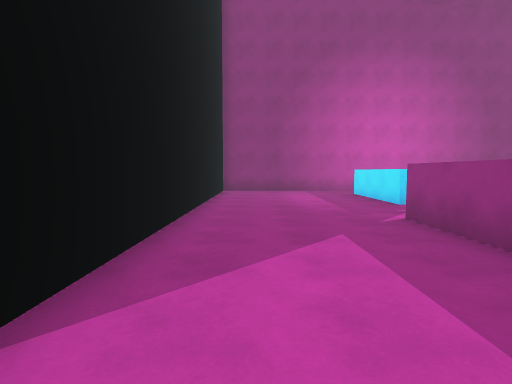
[1] (above)

21 first-person views from a walk through a scene from a Unity 3-D project. The camera is 1.5 m above the floor, tilts 4° down and sees 80° across. The floor is counted in squares, 2 m on a side. Each view is taken from the middle of a square. On the plan, view 1 faces up. The plan holds only what a view shows up to about 10 squares ahead; the rest is blank. The place goes on beyond the plan. Surface patterns are stand-ins for the level's own textures.

[2]
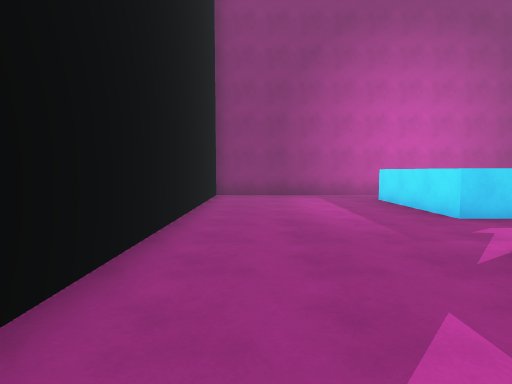

[3]
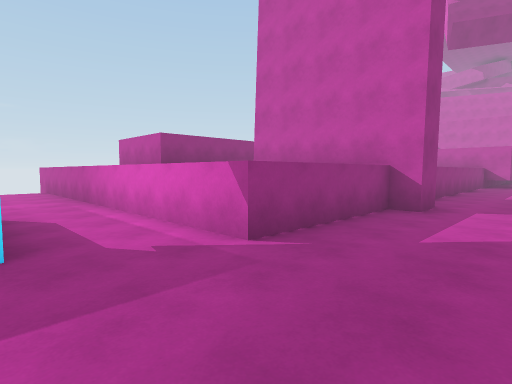

[4]
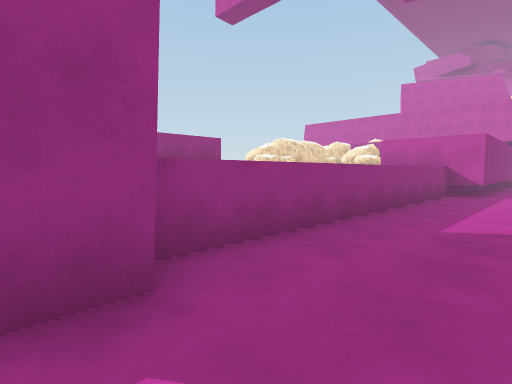

[5]
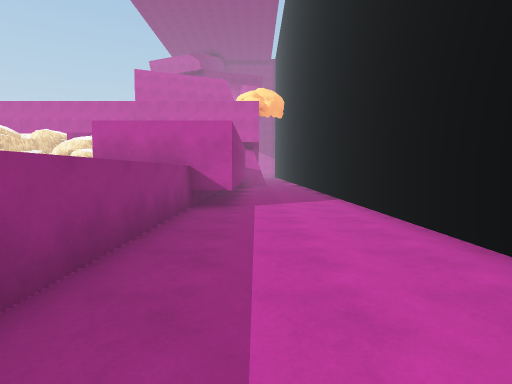

[6]
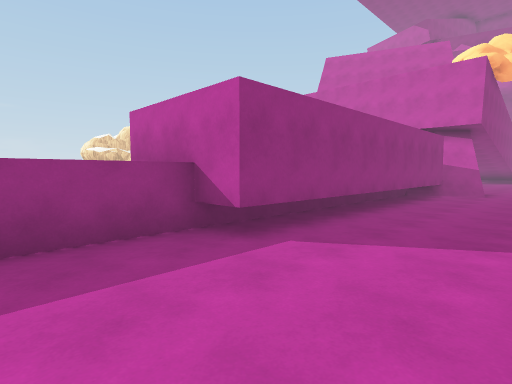

[7]
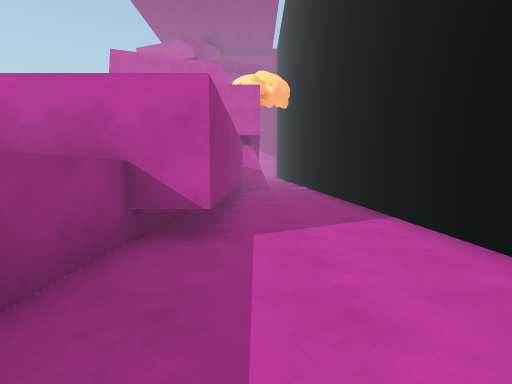

[8]
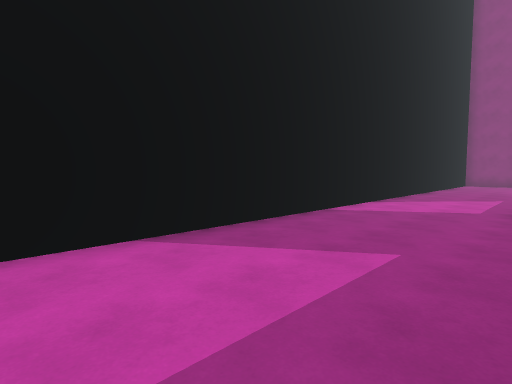

[9]
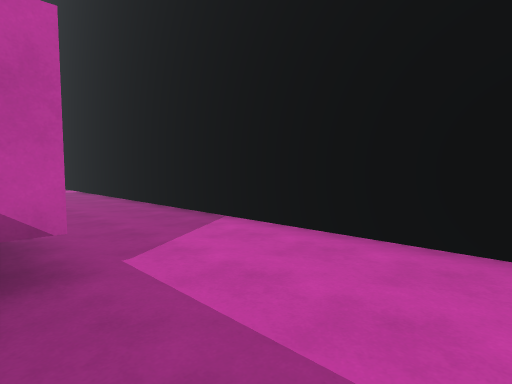

[10]
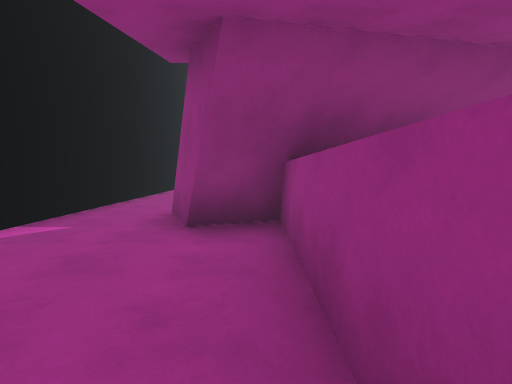

[11]
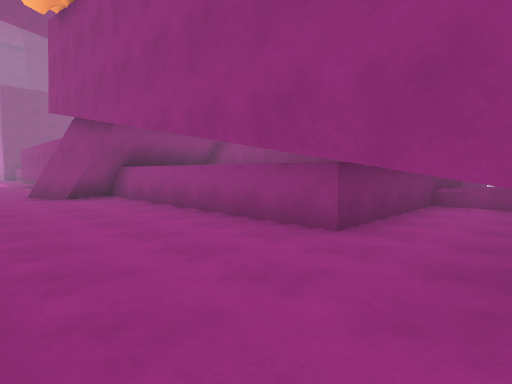

[12]
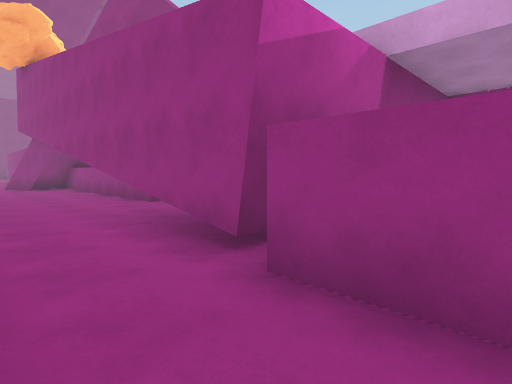

[13]
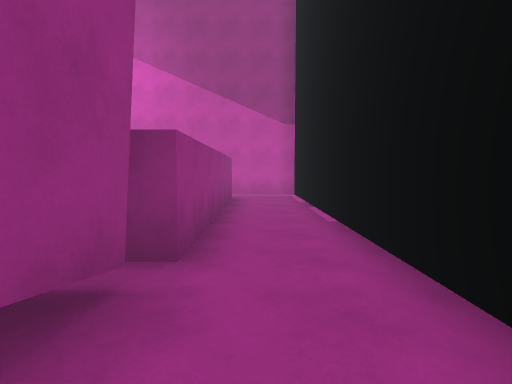

[14]
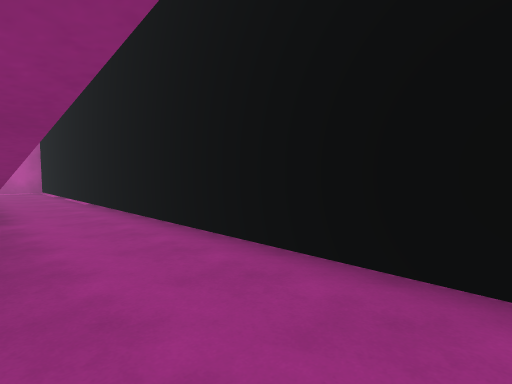

[15]
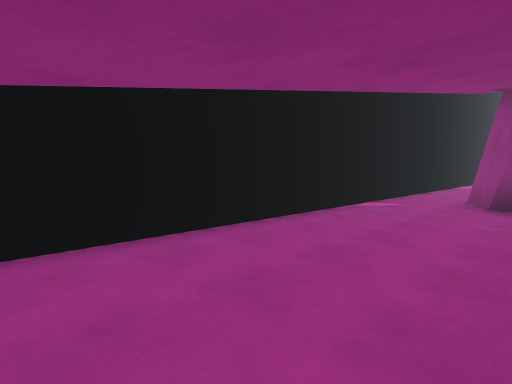

[16]
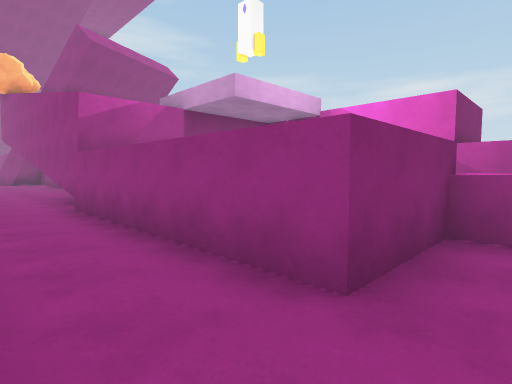

[17]
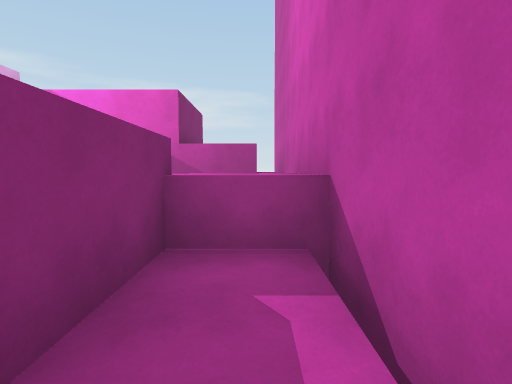

[18]
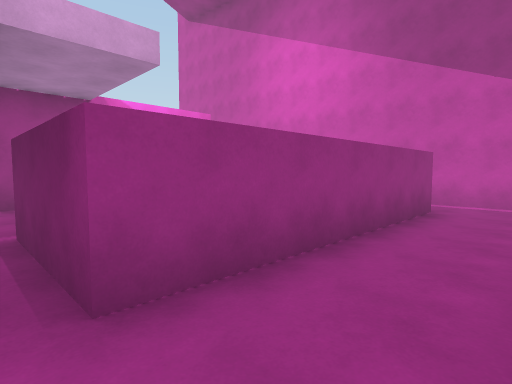

[19]
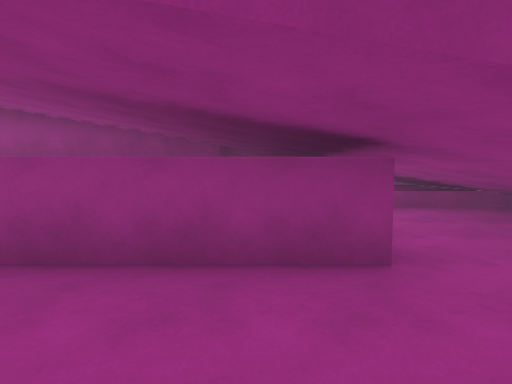

[20]
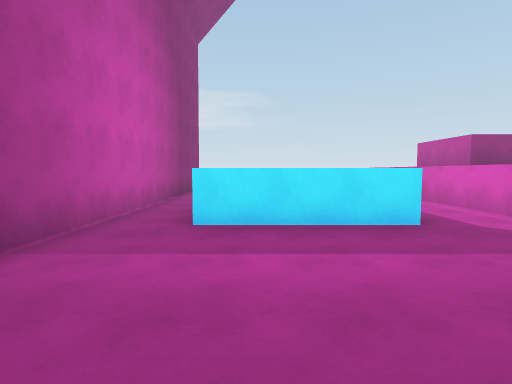

[21]
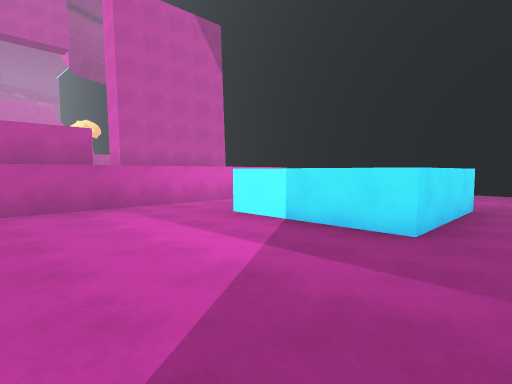

### Floor plan
Points are (right, up) in squares from view 1. A wall is a line through its corners. A room is listed if a view was taken in it or the views show most of it. See-through windows are left out.
Room 1 (views 1, 2, 3, 4, 5, 6, 7, 8, 9, 20)
walls: (1.8, 0) (1.8, 1) (2.4, 1) (2.4, 4.8) (7.6, 4.8); (4, 6.7) (3.2, 6.7) (3.2, 9.9) (6.3, 9.9); (7.4, 11.4) (-1.2, 11.4) (-1.2, -16.5); (2.4, -13.4) (2.4, -0.1); (0.6, -17.9) (1.5, -17.5) (1.5, -9.2) (2.4, -9.2); (0.7, -18.1) (1.6, -17.8); (0.8, -18.3) (1.7, -17.9)
low walls: (2.4, -14.4) (2.4, -13.5); (2.4, -16.4) (2.4, -14.5); (0.5, -17.7) (2.3, -16.9)
ways out: opening at (-0.5, -17.5) to room 2; opening at (6.5, 5.5) to room 3; opening at (6.5, 10.5) to room 3
Room 2 (views 10, 11, 12, 13, 14, 15, 16, 17, 18, 19)
walls: (0.8, -31) (0.8, -26.8); (5.9, -26.1) (2.4, -26.1) (2.4, -18.6); (1.1, -19.1) (0.8, -18.3); (2.5, -19.2) (1.4, -19.7); (2.5, -18.9) (1.3, -19.4); (-1.2, -16.5) (-1.2, -38.7) (3.5, -38.7); (3.2, -37.1) (0.6, -37.1) (0.6, -31.5); (2.9, -38.8) (2.9, -37.1)
low walls: (6.3, -30.4) (6.3, -26); (2.4, -18.8) (1.2, -19.3); (2.4, -18.6) (1.1, -19.1)
ways out: opening at (-0.5, -17.5) to room 1; opening at (3, -38)
Room 3 (view 21)
walls: (9.1, 11.4) (7.4, 11.4); (7.6, 4.8) (12, 4.8); (6.3, 9.9) (6.3, 6.6)
ways out: opening at (6.5, 5.5) to room 1; opening at (6.5, 10.5) to room 1
Room 4 (no view inside)
walls: (8.9, -26.1) (5.9, -26.1)

Where each view was taken, in squares from view 1:
view 1: 0 up, 0 right, facing up
view 2: 2 up, 0 right, facing up
view 3: 7 up, 0 right, facing down-right
view 4: 1 up, 0 right, facing down-right
view 5: 3 down, 1 right, facing down
view 6: 7 down, 1 left, facing down-right
view 7: 6 down, 1 right, facing down
view 8: 6 down, 2 right, facing up-left
view 9: 7 down, 2 right, facing down-left
view 10: 23 down, 2 right, facing up
view 11: 28 down, 1 left, facing up-right
view 12: 33 down, 1 left, facing up-right
view 13: 29 down, 0 right, facing down
view 14: 26 down, 1 right, facing down-left
view 15: 26 down, 2 right, facing up-left
view 16: 38 down, 1 left, facing up-right
view 17: 38 down, 0 right, facing right
view 18: 31 down, 1 left, facing down-right
view 19: 25 down, 0 right, facing right
view 20: 9 up, 1 left, facing right
view 21: 11 up, 10 right, facing down-left
